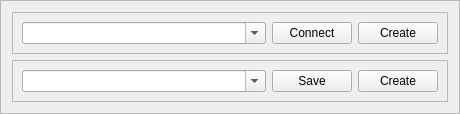
         <widget class="QFrame" name="databaseConnect_Frame_2">
          <property name="sizePolicy">
           <sizepolicy hsizetype="Preferred" vsizetype="Preferred">
            <horstretch>0</horstretch>
            <verstretch>2</verstretch>
           </sizepolicy>
          </property>
          <property name="frameShape">
           <enum>QFrame::StyledPanel</enum>
          </property>
          <property name="frameShadow">
           <enum>QFrame::Raised</enum>
          </property>
          <layout class="QVBoxLayout" name="verticalLayout_10">
           <item>
            <widget class="QFrame" name="databaseBrowse_Frame_2">
             <property name="sizePolicy">
              <sizepolicy hsizetype="Preferred" vsizetype="Preferred">
               <horstretch>0</horstretch>
               <verstretch>2</verstretch>
              </sizepolicy>
             </property>
             <property name="frameShape">
              <enum>QFrame::StyledPanel</enum>
             </property>
             <property name="frameShadow">
              <enum>QFrame::Raised</enum>
             </property>
             <layout class="QHBoxLayout" name="horizontalLayout_9">
              <item>
               <widget class="QComboBox" name="DatabaseChoice_ComboBox_2">
                <property name="sizePolicy">
                 <sizepolicy hsizetype="Preferred" vsizetype="Fixed">
                  <horstretch>8</horstretch>
                  <verstretch>0</verstretch>
                 </sizepolicy>
                </property>
                <property name="editable">
                 <bool>true</bool>
                </property>
                <property name="placeholderText">
                 <string>Choose a DataBase, then click connect</string>
                </property>
               </widget>
              </item>
              <item>
               <widget class="QPushButton" name="DatabaseConnect_Button_2">
                <property name="sizePolicy">
                 <sizepolicy hsizetype="Preferred" vsizetype="Fixed">
                  <horstretch>1</horstretch>
                  <verstretch>0</verstretch>
                 </sizepolicy>
                </property>
                <property name="text">
                 <string>Connect</string>
                </property>
                <property name="icon">
                 <iconset resource="resources/icons.qrc">
                  <normaloff>:/file_open/icons/icons8-connect-100.png</normaloff>:/file_open/icons/icons8-connect-100.png</iconset>
                </property>
               </widget>
              </item>
              <item>
               <widget class="QPushButton" name="DatabaseCreate_Button">
                <property name="sizePolicy">
                 <sizepolicy hsizetype="Preferred" vsizetype="Fixed">
                  <horstretch>1</horstretch>
                  <verstretch>0</verstretch>
                 </sizepolicy>
                </property>
                <property name="text">
                 <string>Create</string>
                </property>
                <property name="icon">
                 <iconset resource="resources/icons.qrc">
                  <normaloff>:/file_open/icons/icons8-add-database-100.png</normaloff>:/file_open/icons/icons8-add-database-100.png</iconset>
                </property>
               </widget>
              </item>
             </layout>
            </widget>
           </item>
           <item>
            <widget class="QFrame" name="tableBrowse_Frame_2">
             <property name="sizePolicy">
              <sizepolicy hsizetype="Preferred" vsizetype="Preferred">
               <horstretch>0</horstretch>
               <verstretch>2</verstretch>
              </sizepolicy>
             </property>
             <property name="frameShape">
              <enum>QFrame::StyledPanel</enum>
             </property>
             <property name="frameShadow">
              <enum>QFrame::Raised</enum>
             </property>
             <layout class="QHBoxLayout" name="horizontalLayout_10">
              <item>
               <widget class="QComboBox" name="TableChoice_ComboBox_2">
                <property name="sizePolicy">
                 <sizepolicy hsizetype="Preferred" vsizetype="Fixed">
                  <horstretch>8</horstretch>
                  <verstretch>0</verstretch>
                 </sizepolicy>
                </property>
                <property name="editable">
                 <bool>true</bool>
                </property>
                <property name="placeholderText">
                 <string>Choose a Table</string>
                </property>
               </widget>
              </item>
              <item>
               <widget class="QPushButton" name="DatabaseConnectionSave_Button_2">
                <property name="sizePolicy">
                 <sizepolicy hsizetype="Preferred" vsizetype="Fixed">
                  <horstretch>1</horstretch>
                  <verstretch>0</verstretch>
                 </sizepolicy>
                </property>
                <property name="text">
                 <string>Save</string>
                </property>
                <property name="icon">
                 <iconset resource="resources/icons.qrc">
                  <normaloff>:/file_open/icons/icons8-save-100.png</normaloff>:/file_open/icons/icons8-save-100.png</iconset>
                </property>
               </widget>
              </item>
              <item>
               <widget class="QPushButton" name="tableCreate_Button">
                <property name="sizePolicy">
                 <sizepolicy hsizetype="Preferred" vsizetype="Fixed">
                  <horstretch>1</horstretch>
                  <verstretch>0</verstretch>
                 </sizepolicy>
                </property>
                <property name="text">
                 <string>Create</string>
                </property>
                <property name="icon">
                 <iconset resource="resources/icons.qrc">
                  <normaloff>:/file_open/icons/icons8-insert-table-100.png</normaloff>:/file_open/icons/icons8-insert-table-100.png</iconset>
                </property>
               </widget>
              </item>
             </layout>
            </widget>
           </item>
          </layout>
         </widget>
